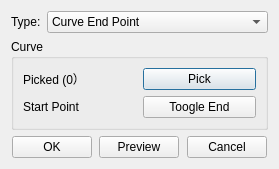
<?xml version="1.0" encoding="UTF-8"?>
<ui version="4.0">
 <class>PointCurveEndInfoDialog</class>
 <widget class="QDialog" name="PointCurveEndInfoDialog">
  <property name="geometry">
   <rect>
    <x>0</x>
    <y>0</y>
    <width>279</width>
    <height>163</height>
   </rect>
  </property>
  <property name="windowTitle">
   <string>Point</string>
  </property>
  <layout class="QGridLayout" name="gridLayout_5">
   <item row="0" column="0">
    <widget class="QWidget" name="widget_2" native="true">
     <property name="sizePolicy">
      <sizepolicy hsizetype="Preferred" vsizetype="Fixed">
       <horstretch>0</horstretch>
       <verstretch>0</verstretch>
      </sizepolicy>
     </property>
     <layout class="QGridLayout" name="gridLayout_2">
      <property name="leftMargin">
       <number>0</number>
      </property>
      <property name="topMargin">
       <number>0</number>
      </property>
      <property name="rightMargin">
       <number>0</number>
      </property>
      <property name="bottomMargin">
       <number>0</number>
      </property>
      <item row="0" column="0">
       <widget class="QLabel" name="label">
        <property name="sizePolicy">
         <sizepolicy hsizetype="Fixed" vsizetype="Preferred">
          <horstretch>0</horstretch>
          <verstretch>0</verstretch>
         </sizepolicy>
        </property>
        <property name="text">
         <string>Type:</string>
        </property>
       </widget>
      </item>
      <item row="0" column="1">
       <widget class="QComboBox" name="comb_type">
        <property name="currentIndex">
         <number>0</number>
        </property>
        <item>
         <property name="text">
          <string>Curve End Point</string>
         </property>
        </item>
       </widget>
      </item>
     </layout>
    </widget>
   </item>
   <item row="1" column="0">
    <widget class="QStackedWidget" name="stackedWidget">
     <property name="currentIndex">
      <number>0</number>
     </property>
     <widget class="QWidget" name="page_curveend">
      <layout class="QGridLayout" name="gridLayout_6">
       <property name="leftMargin">
        <number>0</number>
       </property>
       <property name="topMargin">
        <number>0</number>
       </property>
       <property name="rightMargin">
        <number>0</number>
       </property>
       <property name="bottomMargin">
        <number>0</number>
       </property>
       <item row="0" column="0">
        <widget class="QGroupBox" name="groupBox_2">
         <property name="title">
          <string>Curve</string>
         </property>
         <layout class="QGridLayout" name="gridLayout_7">
          <item row="0" column="1">
           <widget class="QPushButton" name="pb_curveend_pick">
            <property name="text">
             <string>Pick</string>
            </property>
           </widget>
          </item>
          <item row="2" column="0">
           <spacer name="verticalSpacer_2">
            <property name="orientation">
             <enum>Qt::Vertical</enum>
            </property>
            <property name="sizeHint" stdset="0">
             <size>
              <width>20</width>
              <height>64</height>
             </size>
            </property>
           </spacer>
          </item>
          <item row="0" column="0">
           <widget class="QLabel" name="lb_curveend_picked">
            <property name="text">
             <string>Picked (0）</string>
            </property>
           </widget>
          </item>
          <item row="1" column="1">
           <widget class="QPushButton" name="pb_curveend_toogle">
            <property name="text">
             <string>Toogle End</string>
            </property>
           </widget>
          </item>
          <item row="1" column="0">
           <widget class="QLabel" name="lb_curveend_end">
            <property name="text">
             <string>Start Point</string>
            </property>
           </widget>
          </item>
         </layout>
        </widget>
       </item>
      </layout>
     </widget>
    </widget>
   </item>
   <item row="2" column="0">
    <widget class="QWidget" name="widget" native="true">
     <property name="sizePolicy">
      <sizepolicy hsizetype="Preferred" vsizetype="Fixed">
       <horstretch>0</horstretch>
       <verstretch>0</verstretch>
      </sizepolicy>
     </property>
     <layout class="QGridLayout" name="gridLayout_3">
      <property name="leftMargin">
       <number>0</number>
      </property>
      <property name="topMargin">
       <number>0</number>
      </property>
      <property name="rightMargin">
       <number>0</number>
      </property>
      <property name="bottomMargin">
       <number>0</number>
      </property>
      <item row="0" column="4">
       <spacer name="horizontalSpacer_3">
        <property name="orientation">
         <enum>Qt::Horizontal</enum>
        </property>
        <property name="sizeHint" stdset="0">
         <size>
          <width>40</width>
          <height>20</height>
         </size>
        </property>
       </spacer>
      </item>
      <item row="0" column="1">
       <widget class="QPushButton" name="pb_ok">
        <property name="text">
         <string>OK</string>
        </property>
       </widget>
      </item>
      <item row="0" column="3">
       <widget class="QPushButton" name="pb_preview">
        <property name="text">
         <string>Preview</string>
        </property>
       </widget>
      </item>
      <item row="0" column="5">
       <widget class="QPushButton" name="pb_cancel">
        <property name="text">
         <string>Cancel</string>
        </property>
       </widget>
      </item>
      <item row="0" column="2">
       <spacer name="horizontalSpacer_2">
        <property name="orientation">
         <enum>Qt::Horizontal</enum>
        </property>
        <property name="sizeHint" stdset="0">
         <size>
          <width>40</width>
          <height>20</height>
         </size>
        </property>
       </spacer>
      </item>
      <item row="0" column="0">
       <spacer name="horizontalSpacer">
        <property name="orientation">
         <enum>Qt::Horizontal</enum>
        </property>
        <property name="sizeHint" stdset="0">
         <size>
          <width>40</width>
          <height>20</height>
         </size>
        </property>
       </spacer>
      </item>
      <item row="0" column="6">
       <spacer name="horizontalSpacer_4">
        <property name="orientation">
         <enum>Qt::Horizontal</enum>
        </property>
        <property name="sizeHint" stdset="0">
         <size>
          <width>40</width>
          <height>20</height>
         </size>
        </property>
       </spacer>
      </item>
     </layout>
    </widget>
   </item>
  </layout>
 </widget>
 <resources/>
 <connections/>
</ui>
